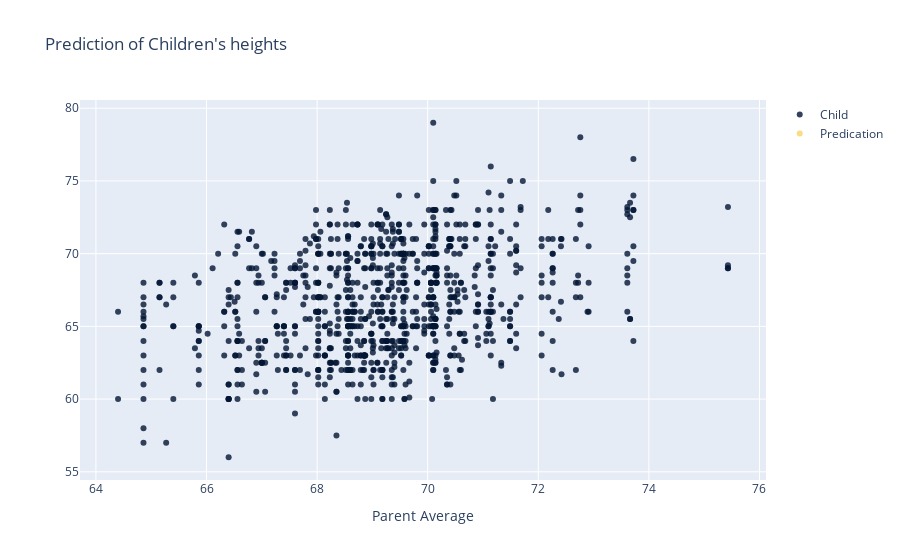

Notebook source saved alongside this figure:
### Code cell
# Draw the original scatter plot along with the predicted values
fig = go.Figure()

# Add trace Child
fig.add_trace(go.Scatter(
    mode='markers',
    x=heights_with_predictions['Parent Average'],
    y=heights_with_predictions['Child'],
    name='Child',
    marker_color='rgba(2, 21 ,51, .8)')) # rgb + opacity

# Add trace Prediction
fig.add_trace(go.Scatter(
    mode='markers',
    x=heights_with_predictions['Parent Average'],
    y=heights_with_predictions['Prediction'],
    name='Predication',
    marker_color='rgba(250, 211, 102, .8)')) # rgb + opacity

# Set layout
fig.update_layout(title="Prediction of Children's heights",
                  xaxis_title='Parent Average',
                  yaxis_title='')

fig.show()

### Figure 1 — Plotly figure (JSON) as saved in the notebook; plotly's stock layout.template omitted (floating-point values rounded to 4 significant figures; data arrays with more than 128 entries replaced by an {"elided": "..."} marker saying what was removed)
{"data": [{"marker": {"color": "rgba(2, 21 ,51, .8)"}, "mode": "markers", "name": "Child", "type": "scatter", "x": {"elided": "934 float values"}, "y": {"elided": "934 float values"}}, {"marker": {"color": "rgba(250, 211, 102, .8)"}, "mode": "markers", "name": "Predication", "type": "scatter", "x": {"elided": "934 float values"}, "y": {"elided": "934 null values"}}], "layout": {"title": {"text": "Prediction of Children's heights"}, "xaxis": {"title": {"text": "Parent Average"}}, "yaxis": {"title": {"text": ""}}}}
